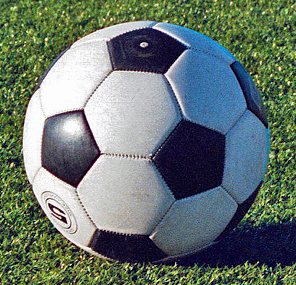
#> input picture Week_7_&_8/OpenCV_Recap/sample.jpg, 296 x 285 px
$ python resizing.py
#> lines starting #> are read from the running program, lines starting #| are printed output that depends on the picture
import cv2
import numpy as np

# Load the input image
image = cv2.imread('sample.jpg')
#> image is the input picture: shape (285, 296, 3); mean B, G, R 111, 117.3, 104

# 1. Resize using specific pixel values (width, height)
# Note: This can alter the original aspect ratio
target_size = (300, 200)
resized_pixels = cv2.resize(image, target_size)
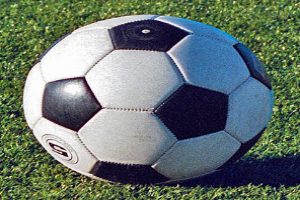
#> resized_pixels: shape (200, 300, 3); mean B, G, R 110.8, 117.2, 103.9

# 2. Resize using scaling factors (e.g., shrinking by half)
# Setting dsize to None allows the fx and fy factors to dictate the new size
resized_scaled = cv2.resize(image, dsize=None, fx=0.5, fy=0.5, interpolation=cv2.INTER_LINEAR)
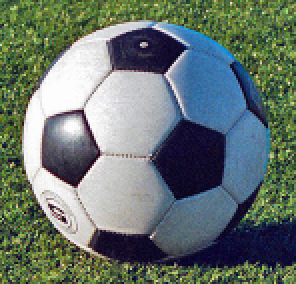
#> resized_scaled: shape (142, 148, 3) (shown 2 times larger); mean B, G, R 111.2, 117.5, 104.2

# Save or display your results
cv2.imwrite('resized_pixels.jpg', resized_pixels)
cv2.imwrite('resized_scaled.jpg', resized_scaled)
